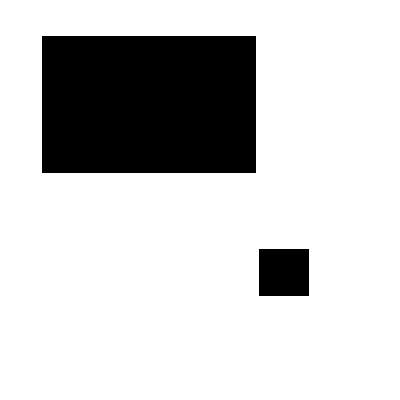
#> input picture maps/map2.bmp, 400 x 400 px, given in place of map1.bmp, which was not available
$ python task1.py
#> lines starting #> are read from the running program, lines starting #| are printed output that depends on the picture; after the words box and inside, x2 and y2 are one past the last pixel; in counts of white or black regions, pixels touching at a corner belong together; pictures that were not available may be replaced by others from this repository, and a replacement may not be noted
"""
Intro to Machine Learning Final
Encompasses the solution to Task 1.
Map1: 20x20 -> 40x40
Map2: 400x400 -> 40x40
Map3: 532x528 -> 40x40
Map4: 532x528 -> 40x40
Map5: 400x400 -> 40x40
Map6: 400x400 -> 40x40
Students: Jackie Javier, Pranitha Achanta, Robert McDaniels
"""
from typing import Any
from PIL import Image
import numpy as np
import matplotlib.pyplot as plt

# Defines the size and target location for each map for the task6 tests
MAPS = [ # (name, size, target)
  ("square", 40, 39),
  ("2block", 40, 39),
  ("stars", 40, 39),
  ("rooms", 40, 39),
  ("zigzag", 40, 39),
  ("spiral", 40, 20)
]

# BMP -> binary matrix. white = 1, black = 0
def load_bmp_matrix(path: str, threshold=128):
#> called with path = 'maps/map1.bmp', threshold = 128
  img = Image.open(path).convert("L")
#> img: PIL image 400x400 L; 80.2% white; 2 black regions, box (x1, y1, x2, y2) and area: (42, 36, 256, 173) 29318, (259, 249, 309, 296) 2350
  w, h = img.size
#> w = 400; h = 400
  if w < 40 or h < 40:
    # Make it an integer multiple of (w, h) to avoid distortions
    w = (40 // w + 1)*w
    h = (40 // h + 1)*h
    img = img.resize((w, h), resample=Image.Resampling.BOX)
  matrix = np.array(img)
  return (matrix >= threshold).astype(int)

# Class that defines a map's name, dimensions, target location, and original file + abstraction.
class Map:
  def __init__(self, num: int):#, binary_map: np.ndarray, rows: int, cols: int, target: int):
#> called with num = 1
    name, size, target = MAPS[num-1]
    rows = cols = size
    self.name = name
    self.num = num
    self.target = (target, target)

    # Building abstraction via "pooling" starts here
    binary_map = load_bmp_matrix(f"maps/map{num}.bmp")
    orig_rows, orig_cols = binary_map.shape
#> orig_rows = 400; orig_cols = 400
    abstracted = np.ones((rows, cols), dtype=int)

    for i in range(rows):
      for j in range(cols):
        r_start = i * orig_rows // rows
        r_end   = (i + 1) * orig_rows // rows

        c_start = j * orig_cols // cols
        c_end   = (j + 1) * orig_cols // cols

        block = binary_map[r_start:r_end, c_start:c_end]

        if np.any(block == 0):
          abstracted[i, j] = 0
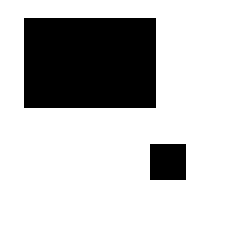
#> abstracted: shape (40, 40) int64 (shown 6 times larger); values 0 (black) and 1 (white), 77.1% white; 2 black regions, box (x1, y1, x2, y2) and area: (4, 3, 26, 18) 330, (25, 24, 31, 30) 36

    self.data = abstracted

  def __getitem__(self, index: Any):
    return self.data[index]

  @property
  def shape(self):
    return self.data.shape

  @property
  def rows(self):
    return self.data.shape[0]

  @property
  def cols(self):
    return self.data.shape[1]

# Testing
def main():
  for i, (name, _, _) in enumerate(MAPS, 1):
    print(f"Processing: map{i} ({name})")

    og_map = load_bmp_matrix(f"maps/map{i}.bmp")
    abstracted = Map(i)

    print(f"Original size: {og_map.shape}")
#| Original size: (400, 400)
    print(f"Abstracted size: {abstracted.shape}")
    img_array = (abstracted.data * 255).astype(np.uint8)
#> pass 3 of the loop in main, `for i, (name, _, _) in enumerate(MAPS, 1):`:
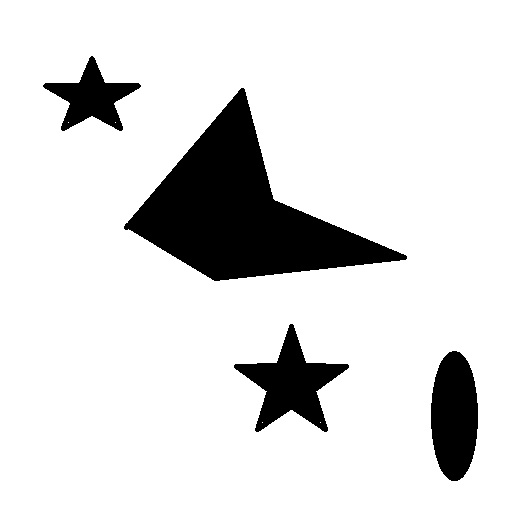
#> input picture maps/map3.bmp, 532 x 528 px
#> img: PIL image 532x528 L; 87.8% white; 4 black regions, box (x1, y1, x2, y2) and area: (124, 88, 407, 281) 21692, (234, 324, 349, 432) 4869, (431, 351, 478, 481) 4833, (43, 56, 141, 131) 3001
#> after the loop in __init__ (call 3), `for i in range(rows):`:
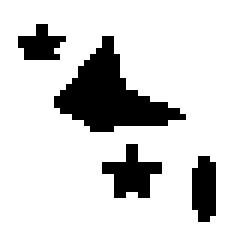
#> abstracted: shape (40, 40) int64 (shown 6 times larger); values 0 (black) and 1 (white), 83% white; 4 black regions, box (x1, y1, x2, y2) and area: (9, 6, 31, 22) 156, (17, 24, 27, 33) 48, (32, 26, 36, 37) 38, (3, 4, 11, 10) 30
#| Original size: (528, 532)
#> the loop made 6 passes; the first 3 are shown
    # mode parameter is deprecated in .fromarray PIL 15
    img = Image.fromarray(img_array)
    img.save(f"map{i}.bmp")

    plt.subplot(1, len(MAPS), i)
    plt.imshow(img, cmap='gray')
  plt.show()
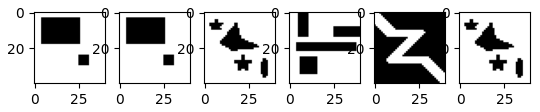
#> figure drawn by matplotlib, 6 panels

  print("All maps processed successfully.")

if __name__ == "__main__":
    main()
